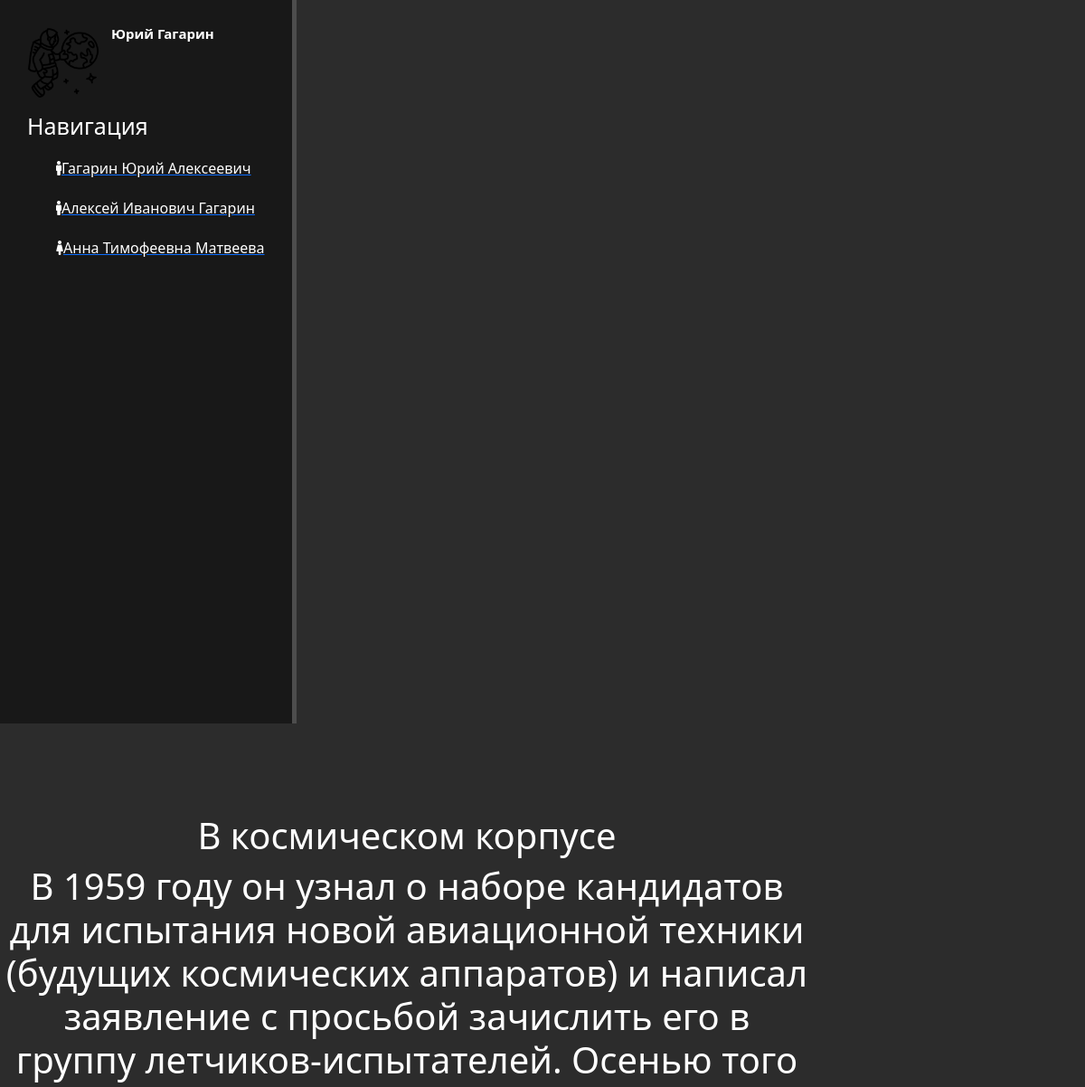
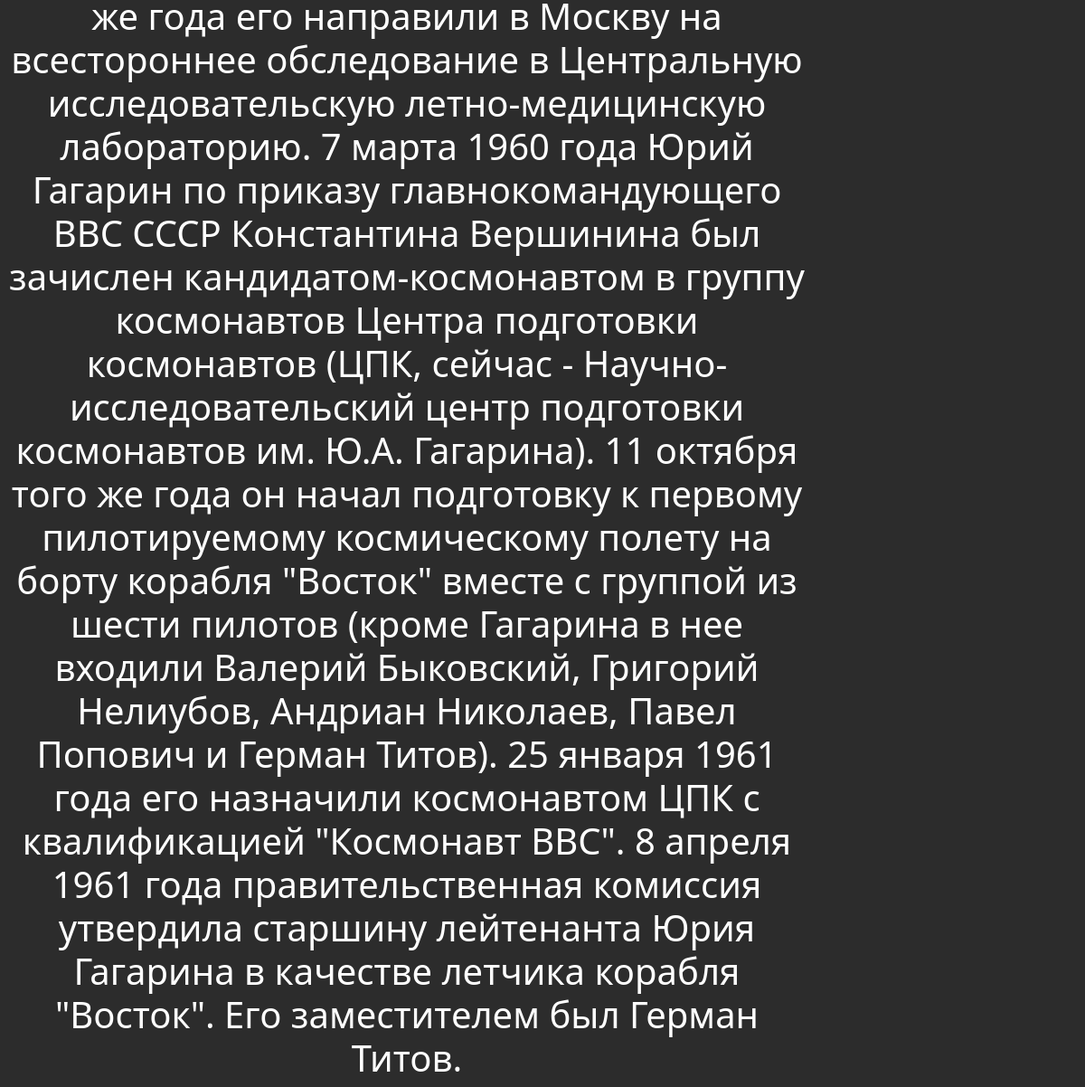
Screenshot of /news/8 with the database file from the repository (2 pictures, top to bottom).
### news/models.py (models this page shows, shortened)
class Artiles(models.Model):
    title = models.CharField('Название', max_length=50)
    anons = models.CharField('Анонс', max_length=250)
    full_text = models.TextField('Статья')
    date = models.DateTimeField('Время')
    class Meta:
        verbose_name = 'Новость'
        verbose_name_plural = 'Новости'

### news/views.py (the view)
# urls.py: path('<int:pk>', views.NewDetailView.as_view(),name='news-detail')
class NewDetailView(DetailView):
    model = Artiles
    template_name = 'news/details_view.html'
    context_object_name = 'article'

### news/templates/news/details_view.html (shortened to what this page needs)
{% extends 'main/layout.html'  %}
{% block content %}
    <div class="features">
        <h1>{{ article.title }}</h1>
        <h1>{{ article.full_text }}</h1>
    </div>
{% endblock  %}

### main/static/main/css/main.css (style rules this page uses)
body { background: #2c2c2c; }
main .features { float: left; color: #fff; margin-top: 100px; text-align: center; width: 75%; }

### rows the page displays
Artiles: title "В космическом корпусе", full_text "В 1959 году он узнал о наборе кандидатов для испытания новой авиационной техники (будущих космических аппаратов) и написал заявление с просьбой зачислить его в группу летчиков-испытателей. Осенью того же года его направили в Москву на всестороннее обследование в Центральную исследовательскую летно-медицинскую лабораторию. 7 марта 1960 года Юрий Гагарин по приказу главнокомандующего ВВС СССР Константина Вершинина был зачислен кандидатом-космонавтом в группу космонавтов Центра подготовки космонавтов (ЦПК, сейчас - Научно-исследовательский центр подготовки космонавтов им. Ю.А. Гагарина). 11 октября того же года он начал подготовку к первому пилотируемому космическому полету на борту корабля…"
